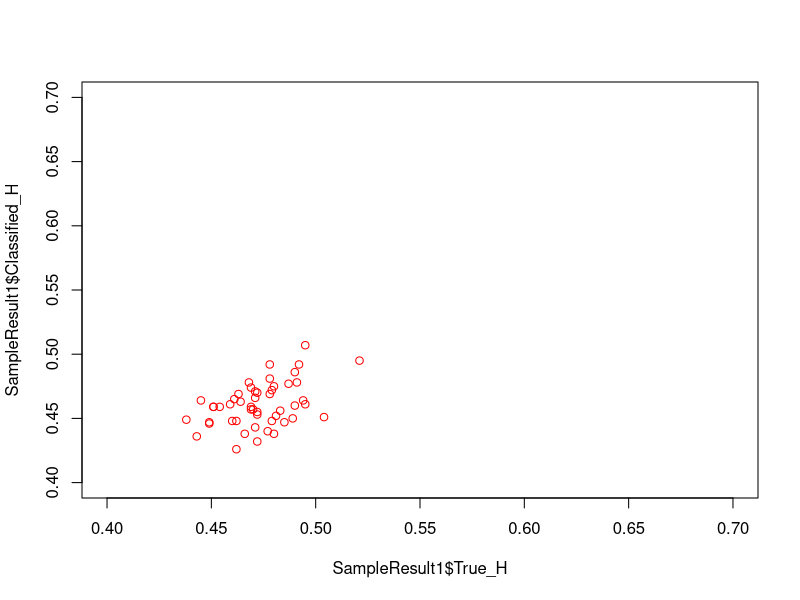

The R source for this figure:
###Create simulation of network that has N, nodes/20000 edges.

# Algorithm
# Generate nodes
#   - 
# 


###Population Attributes
#Size of Classes - Size of X
#Distribution of Y and Z
#Relationship between X and Z.
#Relationship between Y and Z.

N = 100
E = 500
LatentNoise = 0.5
###Things to vary:
#Degree distribution/Preferential Attachment
#Homophily along X (Structural Homophily)
#Homophily along Y (Latent Homophily)

########
PrefAttach_Mod = 0
Struct_Homoph_Mod = 1
Latent_Homoph_Mod = 0

###Node attributes:
#X Class
#Y Latent Variance
#Z Observed Variance

###For Loops That Generate X,Y,Z
NodeMatrix <- matrix(nrow=0,ncol=5)
for(a in 1:N){
  x <- sample(0:1,1)
  y <- rnorm(1,0,LatentNoise) + x 
  z <- rnorm(1,0,1) + x
  NodeEdges <- 0
  NodeRow <- cbind(a,x,y,z,NodeEdges)
  #print(NodeRow)
  NodeMatrix <- rbind(NodeMatrix,NodeRow)
}
NodeMatrix<-as.data.frame(NodeMatrix)
###Visualize Difference in Node Class and Predictive Value
#plot(density(NodeMatrix[which(NodeMatrix$x==0),]$y),col='red')
#lines(density(NodeMatrix[which(NodeMatrix$x==1),]$y),col='blue')
#Classify for X based on Y Using Simple Logistic Regression
Prediction <-as.numeric(predict(glm(formula = x ~ y, family = "binomial", data = NodeMatrix))>0.5)
NodeMatrix<-cbind(NodeMatrix,Prediction)
#Generate Edges
#Need to Multiple Edges, Loops
EdgeList <-matrix(nrow=0,ncol=8)
while(nrow(EdgeList) < E){
  ProposedEdge <- NodeMatrix[sample(nrow(NodeMatrix), 2),]
  #print(ProposedEdge)
  Node_1 =ProposedEdge[1,1]
  Node_2 =ProposedEdge[1,2]
  X_1 <-ProposedEdge[1,2]
  X_2 <- ProposedEdge[2,2]
  Y_1 <- ProposedEdge[1,3]
  Y_2 <- ProposedEdge[2,3]
  Pred_1 <- ProposedEdge[1,6]
  Pred_2 <- ProposedEdge[2,6]
  X_diff <- abs(X_1-X_2)
  Y_diff <- abs(Y_1-Y_2)
  X_edges <- ProposedEdge[1,5]
  Y_edges <- ProposedEdge[2,5]
  #print(c(X_diff,Y_diff,X_edges,Y_edges))
  logit = (X_edges + Y_edges)*PrefAttach_Mod - Struct_Homoph_Mod*X_diff - Latent_Homoph_Mod*Y_diff
  EdgeProb = logit/(1+logit)
  RandomNumber = runif(1,0,1)
  #print(RandomNumber,EdgeProb)
  if(RandomNumber > EdgeProb){
    NewEdge = cbind(Node_1,Node_2,X_1,Y_1,X_2,Y_2,Pred_1,Pred_2)
    EdgeList= rbind(EdgeList,NewEdge)
    NodeMatrix$NodeEdges[Node_1] = X_edges+1
    NodeMatrix$NodeEdges[Node_2] = Y_edges+1
  }
}
EdgeList<-as.data.frame(EdgeList)

ClassificiationTable = table(NodeMatrix$x,NodeMatrix$Prediction)
TrueHomophilyTable = table(EdgeList$X_1,EdgeList$X_2)
ClassifiedHomphilyTable = table(EdgeList$Pred_1,EdgeList$Pred_2)
print(ClassificiationTable)
print(TrueHomophilyTable)
print(ClassifiedHomphilyTable)

ClassifierAccuracy = (ClassificiationTable[1,1]+ClassificiationTable[2,2])/N
ActualHomophily = (TrueHomophilyTable[1,1]+TrueHomophilyTable[2,2])/E
ClassifiedHomophily = (ClassifiedHomphilyTable[1,1]+ClassifiedHomphilyTable[2,2])/E
print(c(ClassifierAccuracy,ActualHomophily,ClassifiedHomophily))



N = 100
E = 500
LatentNoise = 0.5
###Things to vary:
#Degree distribution/Preferential Attachment
#Homophily along X (Structural Homophily)
#Homophily along Y (Latent Homophily)

########
PrefAttach_Mod = 0
Struct_Homoph_Mod = 1
Latent_Homoph_Mod = 0

Simulate_Homophily <- function(
  N,
  E,
  LatentNoise,
  PrefAttach_Mod,
  Struct_Homoph_Mod,
  Latent_Homoph_Mod,
  Iterations
){
  FinalMatrix = matrix(nrow=0,ncol=4)
  for(c in 1:Iterations){
    NodeMatrix <- matrix(nrow=0,ncol=5)

    # this generates nodes charaacteristics, x y z
    for(a in 1:N){
      x <- sample(0:1,1) # samples a 1/0 X
      y <- rnorm(1,0,LatentNoise) + x 
      z <- rnorm(1,0,1) + x
      NodeEdges <- 0
      NodeRow <- cbind(a,x,y,z,NodeEdges)
      #print(NodeRow)
      NodeMatrix <- rbind(NodeMatrix,NodeRow)
    }
    NodeMatrix<-as.data.frame(NodeMatrix)
    ###Visualize Difference in Node Class and Predictive Value
    #plot(density(NodeMatrix[which(NodeMatrix$x==0),]$y),col='red')
    #lines(density(NodeMatrix[which(NodeMatrix$x==1),]$y),col='blue')


    # predictions

    #Classify for X based on Y Using Simple Logistic Regression
    Prediction <-as.numeric(predict(glm(formula = x ~ y, family = "binomial", data = NodeMatrix))>0.5)
    NodeMatrix<-cbind(NodeMatrix,Prediction)
    #Generate Edges


    # now add edges

    #Need to Multiple Edges, Loops
    EdgeList <-matrix(nrow=0,ncol=8)
    while(nrow(EdgeList) < E){

      # sample a node
      ProposedEdge <- NodeMatrix[sample(nrow(NodeMatrix), 2),]


      #print(ProposedEdge)
      Node_1 =ProposedEdge[1,1]
      Node_2 =ProposedEdge[1,2]

      X_1 <-ProposedEdge[1,2]
      X_2 <- ProposedEdge[2,2]
      Y_1 <- ProposedEdge[1,3]
      Y_2 <- ProposedEdge[2,3]
      Pred_1 <- ProposedEdge[1,6]
      Pred_2 <- ProposedEdge[2,6]

      # what is this? pairwise difference in x and y?
      X_diff <- abs(X_1-X_2)
      Y_diff <- abs(Y_1-Y_2)

      X_edges <- ProposedEdge[1,5]
      Y_edges <- ProposedEdge[2,5]
      #print(c(X_diff,Y_diff,X_edges,Y_edges))
      logit = (
        1 +
        (X_edges + Y_edges) * PrefAttach_Mod -
        Struct_Homoph_Mod * X_diff -
        Latent_Homoph_Mod * Y_diff
      )
      EdgeProb = logit/(1+logit)
      RandomNumber = runif(1,0,1)
      #print(RandomNumber,EdgeProb)
      if(RandomNumber > EdgeProb){
        NewEdge = cbind(Node_1,Node_2,X_1,Y_1,X_2,Y_2,Pred_1,Pred_2)
        EdgeList= rbind(EdgeList,NewEdge)
        NodeMatrix$NodeEdges[Node_1] = X_edges+1
        NodeMatrix$NodeEdges[Node_2] = Y_edges+1
      }
    }
    EdgeList<-as.data.frame(EdgeList)
    ClassificiationTable = table(NodeMatrix$x,NodeMatrix$Prediction)
    TrueHomophilyTable = table(EdgeList$X_1,EdgeList$X_2)
    ClassifiedHomphilyTable = table(EdgeList$Pred_1,EdgeList$Pred_2)
    ClassifierAccuracy = (ClassificiationTable[1,1]+ClassificiationTable[2,2])/N
    ActualHomophily = (TrueHomophilyTable[1,1]+TrueHomophilyTable[2,2])/E
    ClassifiedHomophily = (ClassifiedHomphilyTable[1,1]+ClassifiedHomphilyTable[2,2])/E
    NewFinalRow <- c(c,ClassifierAccuracy,ActualHomophily,ClassifiedHomophily)
    FinalMatrix <-rbind(FinalMatrix,NewFinalRow)
  }
  FinalMatrix<-as.data.frame(FinalMatrix)
  names(FinalMatrix)<-c('Trial','Accuracy','True_H','Classified_H')
  return(FinalMatrix)
}

SampleResult1 <- Simulate_Homophily(200,1000,0.5,0,1,0,50)
SampleResult2 <- Simulate_Homophily(200,1000,0.5,0,0,1,50)

plot(SampleResult1$True_H,SampleResult1$Classified_H,col='Blue',xlim=c(0.4,0.7),ylim=c(0.4,0.7))
points(SampleResult2$True_H,SampleResult2$Classified_H,col='Red')

